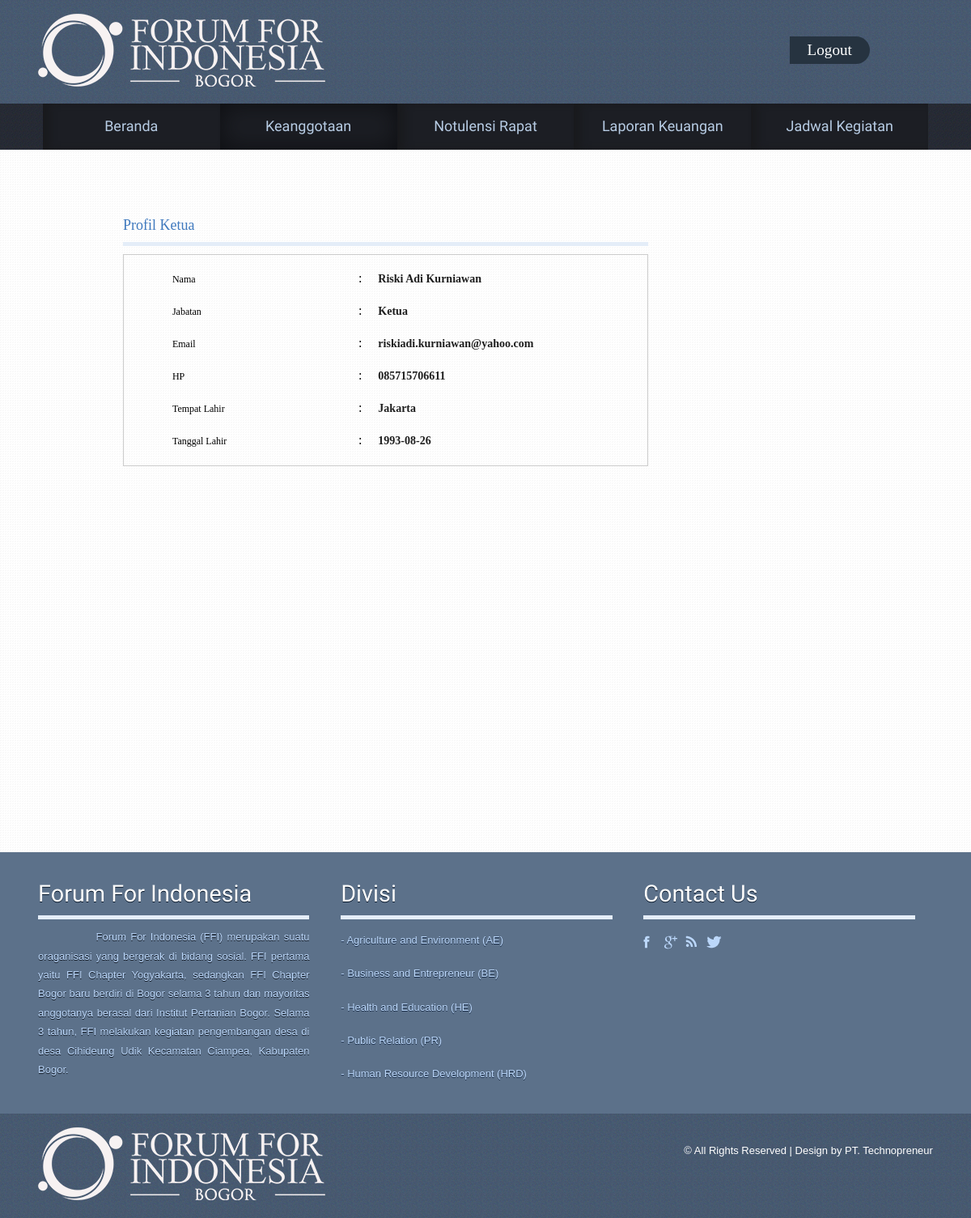
/ketuaA.php, run on the app's committed database.
### tables this page shows
CREATE TABLE IF NOT EXISTS `keanggotaan` (
  `ID_Anggota` varchar(10) NOT NULL,
  `Nama` varchar(30) NOT NULL,
  `Jabatan` varchar(50) NOT NULL,
  `Email` varchar(50) NOT NULL,
  `HP` varchar(15) NOT NULL,
  `Tempat_lahir` varchar(25) NOT NULL,
  `Tanggal_lahir` date NOT NULL
);

### ketuaA.php (the view, shortened to what this page needs)
<!DOCTYPE HTML>
<html>
<head>
<link href="css/css_batubaraweb.css" rel="stylesheet" type="text/css" media="all" />
<link href="css/camera.css" rel="stylesheet" type="text/css" media="all" />
</head>
<body>
<div class="h_bg">
<div class="wrap">
	<div class="header">
		<div class="logo">
			<h1><a href="homeA.php"><img src="images/logo2.png" alt=""></a></h1>
		</div>
<div class="signinmember">
			<ul>
				 <li class="b"><a href="logout.php">Logout</a></li>
			</ul>
	</div>
	</div>
</div>
</div>
<div class="slider_bg">
<div class="wrap">
<div class="slider">
	<ul class="nav">
		<li><a href="homeA.php">Beranda</a></li>
		<li class="active"><a href="keanggotaanA.php">Keanggotaan</a></li>
		<li><a href="notulensiA.php">Notulensi Rapat</a></li>
		<li><a href="aboutA.php">Laporan Keuangan</a></li>
		<li><a href="timeA.php">Jadwal Kegiatan</a></li>
	</ul>
</div>
</div>
</div>
<div class="main_bg">
<div class="wrap">
<div class="main style4">
<table>
		<?php
       	$query = mysql_query("select * from keanggotaan where ID_Anggota = 001");
	    while ( $data = mysql_fetch_array($query) )
		{
				?>
				<div id="body_div">
 <td align=""><div class="body_right_viewprofile">
        <form name="myform" action="edit.php" id="myform" method="post" enctype="multipart/form-data">
              <h4>Profil Ketua</h4>
                <div class="form_div">
                  <div>
                    <table class="register">
			<tr>
				<td align="left" valign="top" width="25%"><p>Nama </p></td>
				<td align="center" valign="top" width="5%">:</td>
				<td align="left" valign="middle" width="70%"><h2><?php echo $data['Nama']; ?></h2></td>
		    </tr>
				<tr>
					<td align="left" valign="top" width="25%"><p>Jabatan </p></td>
					<td align="center" valign="top" width="5%">:</td>
					<td align="left" valign="middle" width="70%"> <h2><?php echo $data['Jabatan']; ?></h2></td>
			    </tr>
				<tr>
					<td align="left" valign="top" width="25%"><p>Email </p></td>
					<td align="center" valign="top" width="5%">:</td>
					<td align="left" valign="middle" width="70%"> <h2><?php echo $data['Email']; ?></h2></td>
			    </tr>
				<tr>
					<td align="left" valign="top" width="25%"><p>HP </p></td>
					<td align="center" valign="top" width="5%">:</td>
					<td align="left" valign="middle" width="70%"> <h2><?php echo $data['HP']; ?></h2></td>
				</tr>
				<tr>
					<td align="left" valign="top" width="25%"><p>Tempat Lahir </p></td>
					<td align="center" valign="top" width="5%">:</td>
					<td align="left" valign="middle" width="70%"> <h2><?php echo $data['Tempat_lahir']; ?></h2></td>
			    </tr>
				<tr>
					<td align="left" valign="top" width="25%"><p>Tanggal Lahir </p></td>
					<td align="center" valign="top" width="5%">:</td>
					<td align="left" valign="middle" width="70%"> <h2><?php echo $data['Tanggal_lahir']; ?></h2></td>
			    </tr>
		<?php } ?>
		</table>
	</div>
 </form>
                </table>
</div>
</div>
</div>
<div class="footer-bg">
<div class="wrap">
<div class="footer">
  <div class="box1">
	<h4>Forum For Indonesia</h4>
    <p style="text-align: justify;">&nbsp;&nbsp;&nbsp;&nbsp;&nbsp;&nbsp;&nbsp;&nbsp;&nbsp;&nbsp;&nbsp;&nbsp;&nbsp;&nbsp;Forum For Indonesia (FFI) merupakan suatu oraganisasi yang bergerak di bidang sosial. FFI pertama yaitu FFI Chapter Yogyakarta, sedangkan FFI Chapter Bogor baru berdiri di Bogor selama 3 tahun dan mayoritas anggotanya berasal dari Institut Pertanian Bogor. Selama 3 tahun, FFI melakukan kegiatan pengembangan desa di desa Cihideung Udik Kecamatan Ciampea, Kabupaten Bogor.</p>
  </div>
   <div class="box1">
	<h4>Divisi</h4>
	<nav>
		<ul>
			<li><a href="aeA.php">- Agriculture and Environment (AE)</a></li>
			<li><a href="beA.php">- Business and Entrepreneur (BE)</a></li>            <p></p>
			<li><a href="heA.php">- Health and Education (HE)</a></li>
			<li><a href="prA.php">- Public Relation (PR)</a></li>
   			<li><a href="hrdA.php">- Human Resource Development (HRD)</a></li>
	    </ul>
	</nav>
	</div>
	<div class="box1">
		<h4>Contact us</h4>
		<div class="social-icons">
	   		  	<ul>
			      <li class="facebook"><a href="#" target="_blank"> </a></li>
			      <li class="twitter"><a href="#" target="_blank"> </a></li>
			      <li class="rss"><a href="#" target="_blank"> </a></li>
			      <li class="contact"><a href="#" target="_blank"> </a></li>
		     </ul>
   	    </div>
	</div>
</div>
</div>
</div>
<div class="ftr-bg">
	<div class="wrap">
		<div class="footer1">
		<div class="logo">
			<h1><a href="homeA.php"><img src="images/logo2.png" alt=""></a></h1>
		</div>
		<div class="copy">
			<p class="w3-link">© All Rights Reserved | Design by PT. Technopreneur</p>
		</div>
	</div>
	</div>
</div>
</body>
</html>

### css/css_batubaraweb.css (style rules this page uses)
html,body,div,span,applet,object,iframe,h1,h2,h3,h4,h5,h6,p,blockquote,pre,a,abbr,acronym,address,big,cite,code,del,dfn,em,img,ins,kbd,q,s,samp,small,strike,strong,sub,sup,tt,var,b,u,i,dl,dt,dd,ol,nav ul,nav li,fieldset,form,label,legend,table,caption,tbody,tfoot,thead,tr,th,td,article,aside,canvas,details,embed,figure,figcaption,footer,header,hgroup,menu,nav,output,ruby,section,summary,time,mark,audio,video { margin:0;padding:0;border:0;font-size:100%;font:inherit;vertical-align:baseline; }
article, aside, details, figcaption, figure,footer, header, hgroup, menu, nav, section { display: block; }
ol,ul { list-style:none;margin:0;padding:0; }
table { border-collapse:collapse;border-spacing:0; }
a { text-decoration:none; }
img { max-width:100%; }
body { font-family: Arial, Geneva,Helvetica, sans-serif; font-size: 100%; }
.wrap { margin:0 auto; width:80%; }
.h_bg { background: url('../images/m_bg.png'); }
.header { padding: 1.5%; }
.logo { float: left; }
#body_div { margin:25px 0 0 0; }
.body_right_viewprofile { width: 649px; float:left; margin-bottom: -22%; padding-left:10%; }
.form_div { border: 1px solid #CCCCCC; margin-bottom: -70%; padding: 10px; width: 597px; padding-left:40px; }
.form_div table { padding-right:40px; width:100%; }
h4 { color:#3f79be; font-size:18px; border-bottom:#e4edf8 5px solid; padding-bottom:10px; margin-bottom:10px; }
.register tr { line-height:30px; }
.register h2 { color:rgb(30,30,30); vertical-align:middle; padding:5px 0 5px 20px; text-align:left; font-size:14px; font-weight:bold; width: 350px; }
.register p { vertical-align:middle; padding:5px 0 5px 20px; text-align:left; font-size:12px; width: 230px; }
.signinmember { float:right; width: 15.5%; position: relative; margin-top: 2.5%; }
.signinmember li.b a { padding: 6px 22px; text-align: center; font-size:1.2em; font-family: 'Pacifico', cursive; float: left; background: #1371B3; margin-left: -6px; border-radius: 0 2em 2em 0; color:#ffffff; -webkit-transition: 0.5s linear; -moz-transition: 0.5s linear; -ms-transition: 0.5s linear; -o-transition: 0.5s linear; transition: 0.5s linear; background:#263340; }
.slider_bg { background: url('../images/s_bg.png'); }
.slider { padding:0 2%; }
.nav { display:block; }
.nav li { width:20%; list-style: none; float:left; }
.nav li a { box-shadow: inset 8px 0px 10px #191A1D; -webkit-box-shadow: inset 8px 0px 10px #191A1D; -moz-box-shadow: inset 8px 0px 10px #191A1D; -o-box-shadow: inset 8px 0px 10px #191A1D; background: #1C1E24; color: #B7CCE4; font-family: 'Prosto One', cursive; line-height: 1.8em; padding:12px; font-size:18px; font-weight:100; text-align:center; text-decoration: none; display: block; }
.nav li.active a { box-shadow:inset 0 0 30px #0D0E11; -webkit-box-shadow:inset 0 0 30px #0D0E11; -moz-box-shadow:inset 0 0 30px #0D0E11; -o-box-shadow:inset 0 0 30px #0D0E11; }
.main_bg { background:url('../images/main_bg.png'); }
.main { padding: 4% 5% 2%; min-height: 800px; }
.footer-bg { background: #5C718A; }
.footer { padding:3% 1.5%; }
.box1 { float:left; width: 30.33%; margin-right: 3.5%; }
.box1:nth-child(3) { margin-right: 0; }
.box1 h4 { color: #FFFFFF; text-shadow: 0 1px 0 #041427; text-transform: capitalize; font-size: 1.8em; font-weight: normal; font-family: 'Prosto One', cursive; }
.social-icons { margin-top:10px; float:left; }
.social-icons li { width: 16px; height: 22px; padding: 0px 0 0 10px; margin: 0; float:left; cursor:pointer; }
.social-icons li.facebook { background:url(../images/icon-2.png) no-repeat 0px 0px; }
.social-icons li.twitter { background:url(../images/icon-3.png) no-repeat 0px 0px; }
.social-icons li.rss { background:url(../images/icon-4.png) no-repeat 0px 0px; }
.social-icons li.contact { background:url(../images/icon-1.png) no-repeat 0px 0px; }
.box1 nav { margin-top:10px; }
.box1 nav ul li { display: inline-block; }
.box1 nav ul li a { color: #BBD7FA; text-shadow: 0 1px 0 #182B46; line-height: 2.4em; font-size: 0.8125em; }
.box1 p { margin-top: 10px; color: #BBD7FA; line-height: 1.8em; font-size: 0.8125em; text-shadow: 0 1px 0 #0F1620; }
.ftr-bg { background: url('../images/m_bg.png'); }
.footer1 { padding: 1.5%; }
.copy { float: right; margin-top: 1.5%; }
.copy p { font-size: 0.8125em; color: #ffffff; line-height: 1.8em; }
.contact { margin-bottom:4%; display:block; }
form { margin-top: 2%; }
@media only screen and (max-width: 1280px) { .wrap { width:95%; } }

### data on the page
keanggotaan: Nama "Riski Adi Kurniawan", Jabatan "Ketua", Email "riskiadi.kurniawan@yahoo.com", HP "085715706611", Tempat_lahir "Jakarta", Tanggal_lahir "1993-08-26"
